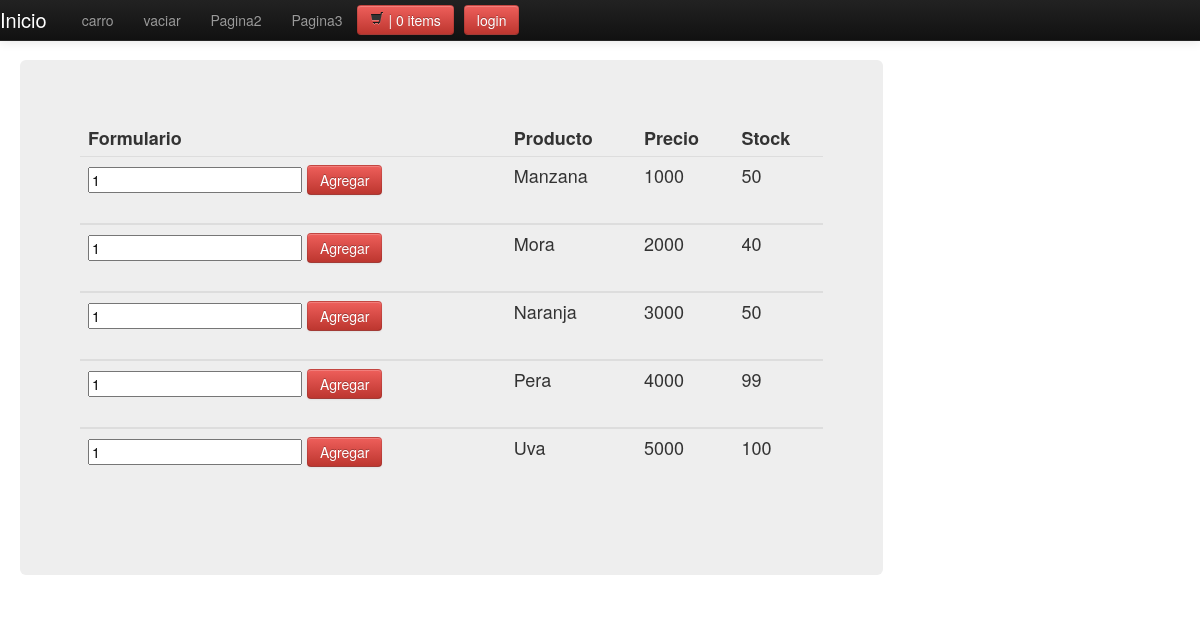
/inicio/, run on an earlier commit of the app's database.
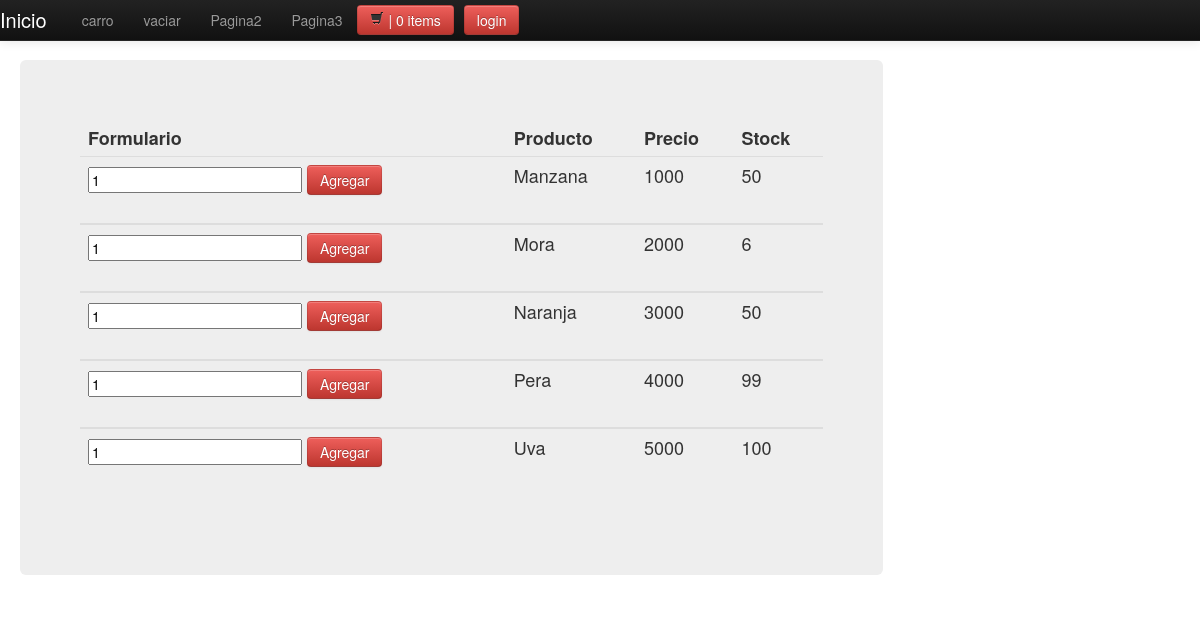
And on a later commit of the database.
### compras/models.py (models this page shows, shortened)
class Producto(models.Model):
	nombre = models.CharField(max_length=100)
	precio = models.IntegerField(max_length=6)
	stock = models.IntegerField(max_length=3)

### compras/views.py (the view, shortened to what this page needs)
def home(request):
	if "llavesp" in request.session:
		pass
	else:
		request.session["llavesp"] = []
	llaves = request.session["llavesp"]
	Productos = Producto.objects.all()
	return render(request,'index.html',{'Productos':Productos})

### compras/context_processors.py (called while the page is built)
def shopping(request):
	if "llavesp" in request.session:
		pass
	else:
		request.session["llavesp"] = []
	cosas = request.session["llavesp"]
	listado=[]
	precioscompra=[]
	for cosa in cosas:
		elemento = get_object_or_404(Producto, pk=cosa)
		listado.append(elemento)
	dict = {
		'listado':listado,
	}
	return dict

### compras/templates/index.html (shortened to what this page needs)
{% extends 'base.html' %}
{% block contenido %}
{% if Productos %}
  <table class="table table-hover">
    <thead>
      <tr>
        <th>Formulario</th>
        <th>Producto</th>
        <th>Precio</th>
        <th>Stock</th>
      </tr>
    </thead>
  {% for p in Productos %}
    <tbody>
      <tr>
        <td>
          <form method="post" class="frmAgregar">
            <input  id="pcantidad" name="cantidad" value="1">
            <button type="submit" class="btn btn-danger">Agregar</button>
          </form>
        </td>
        <td>{{p.nombre}}</td>
        <td>{{p.precio}}</td>
        <td>{{p.stock}}</td>
      </tr>
    </tbody>
  {% endfor %}
  </table>
{% else %}
  <h2>No existen productos a la venta :( </h2>
{% endif %}
{% endblock %}

### compras/templates/base.html (shortened to what this page needs)
<!DOCTYPE html>
<html lang="es">
<head>
  {% load staticfiles %}
  <link rel="stylesheet" type="text/css" href="{% static 'bootstrap/css/bootstrap.css' %}" />
  <link rel="stylesheet" type="text/css" href="{% static 'bootstrap/css/bootstrap-responsive.css' %}" />
</head>
<body>
  <div class="navbar navbar-inverse navbar-fixed-top">
    <div class="navbar-inner">
      <a class="brand" href="/inicio/"> Inicio </a>
        <ul class="nav">
          <li> <a href="/inicio/carro"> carro </a> </li>
          <li> <a href="/inicio/vaciarcarro"> vaciar </a> </li>
          <li> <a href="/inicio/pagina2"> Pagina2 </a> </li>
          <li> <a href="/inicio/pagina3"> Pagina3 </a> </li>
          <div class="btn-group" id="mario">
          <button type="button" class="btn btn-danger dropdown-toggle renault" data-toggle="dropdown">
            <i class="icon-shopping-cart"></i>&nbsp;|&nbsp;<span id="cant">{{bu }}</span>&nbsp;items
          </button>
          </div>
        </ul>
      <div class="btn-group">
      {% if user.is_authenticated%}
      {%else%}
        <button class="btn btn-danger" data-toggle="modal" data-target="#myModal">login</button>
      {%endif%}
      </div>
    </div>
  </div>
  <div class="container-fluid">
    <div class="row-fluid">
      <div class="span9">
        <div class="hero-unit">
          {% block contenido %}
          {% endblock%}
        </div>
      </div>
    </div>
  </div>
</body>
</html>

### compras/templates/base.html (style rules this page uses)
body { padding-top: 60px; padding-bottom: 40px; }

What changed in the data, as far as the page shows it:
changed Producto "Mora": stock "40" → "6"
